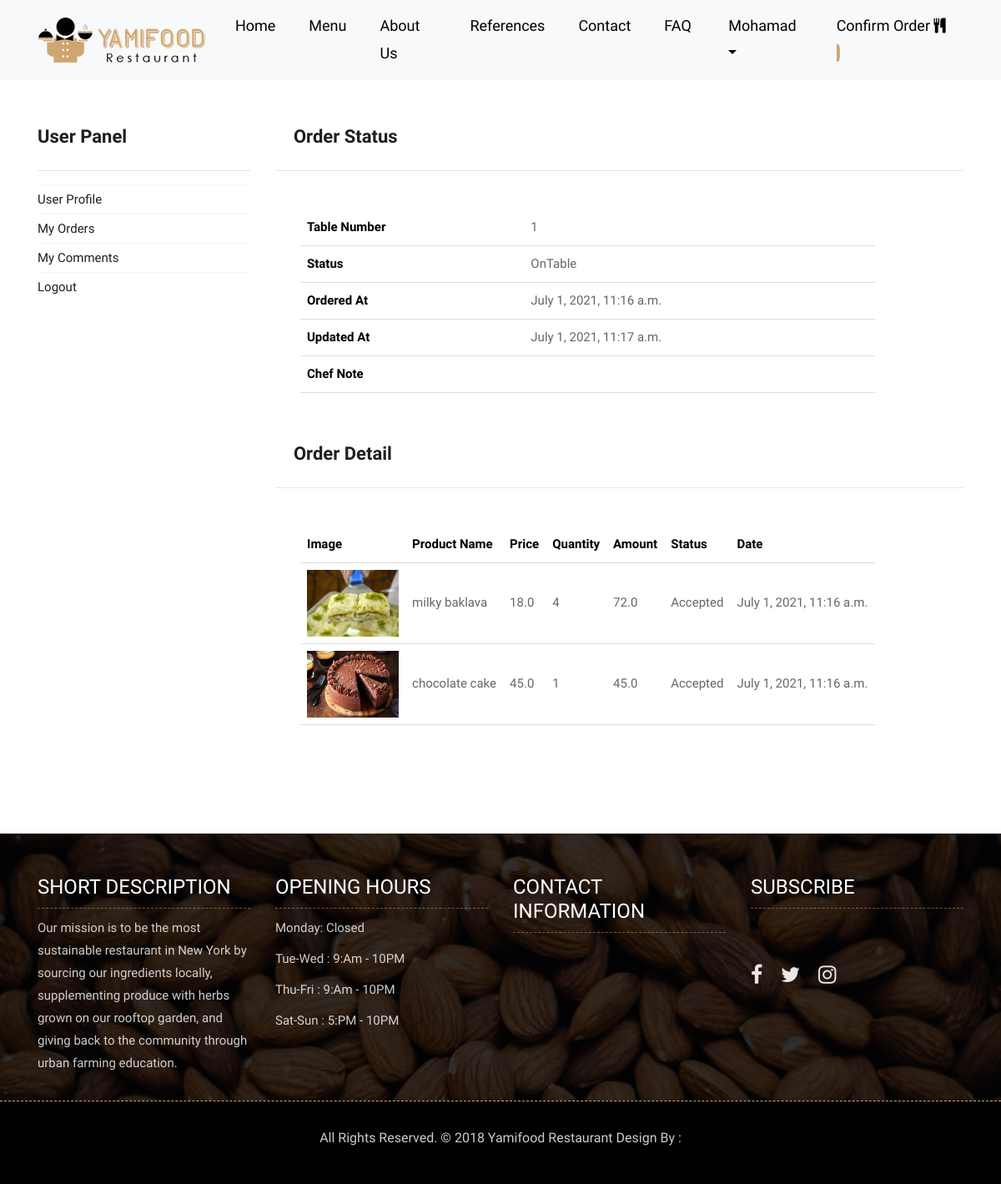
/user/orderdetail/29 (signed in), run on the app's committed database.
### order/models.py (models this page shows, shortened)
class Order(models.Model):
    STATUS= (
        ('New', 'New'),
        ('Accepted', 'Accepted'),
        ('Preaparing', 'Preaparing'),
        ('OnTable', 'OnTable'),
        ('Canceled', 'Canceled'),
    )
    user = models.ForeignKey(User, on_delete=models.SET_NULL, null=True)
    code = models.CharField(max_length=5)
    tableno = models.CharField(max_length=20, blank=True)
    total = models.CharField(max_length=15, blank=True)
    status = models.CharField(max_length=15, default='New', choices=STATUS)
    ip = models.CharField(max_length=20, blank=True)
    adminnote = models.CharField(max_length=100, blank=True)
    create_at = models.DateTimeField(auto_now_add=True)
    update_at = models.DateTimeField(auto_now=True)

class OrderProduct(models.Model):
    STATUS = (
        ('New', 'New'),
        ('Accepted', 'Accepted'),
        ('Canceled', 'Canceled'),
    )
    order = models.ForeignKey(Order, on_delete=models.CASCADE)
    user = models.ForeignKey(User, on_delete=models.CASCADE)
    product = models.ForeignKey(Product, on_delete=models.CASCADE)
    quantity = models.IntegerField()
    price = models.FloatField()
    amount = models.FloatField()
    status = models.CharField(max_length=15, default='New', choices=STATUS)
    create_at = models.DateTimeField(auto_now_add=True)
    update_at = models.DateTimeField(auto_now=True)

### product/models.py (models this page shows, shortened)
class Product(models.Model):
    STATUS = (
        ('True', 'Evet'),
        ('False', 'Hayir')
    )
    category = models.ForeignKey(Category, on_delete=models.CASCADE)
    title = models.CharField(max_length=30)
    keywords = models.CharField(blank=True, max_length=255)
    description = models.CharField(blank=True, max_length=255)
    image = models.ImageField(blank=True, upload_to='images/')
    price = models.FloatField()
    slug = models.SlugField(null=False, unique=True)
    detail = RichTextUploadingField()
    status = models.CharField(max_length=10, choices=STATUS)
    create_at = models.DateTimeField(auto_now_add=True)
    update_at = models.DateTimeField(auto_now=True)
    def image_tag(self):
        return mark_safe('<img src="{}" height="50"/>'.format(self.image.url))
    image_tag.short_description = 'Image'

### user/views.py (the view)
# urls.py: path('orderdetail/<int:id>', views.orderdetail, name='orderdetail'),
@login_required(login_url='/login')
def orderdetail(request, id):
    category = Category.objects.all()
    current_user = request.user
    order = Order.objects.get(user_id=current_user.id, id=id)
    orderitems = OrderProduct.objects.filter(order_id=id)
    context = {
        'category': category,
        'order': order,
        'orderitems': orderitems,
    }
    return render(request, 'user_order_detail.html', context)

### user/templates/user_order_detail.html (shortened to what this page needs)
{% extends "homebase.html" %}
{% load static %}
{% block content %}
    <br><br><br>
	<div class="about-section-box">
		<div class="container">
			<div class="row">
                <div class="col-xl-3 col-lg-3 col-md-6 col-sm-8 col-12 blog-sidebar">
					{% include "user_panel.html" %}
				</div>
                <div class="col-xl-9 col-lg-9 col-12">
                    <h2 style="font-weight: bold">&nbsp;&nbsp;&nbsp; Order Status</h2>
                    <hr>
					<div class="blog-inner-details-page">
						<div class="blog-inner-box">
							<div class="inner-blog-detail details-page">
                                <table style="width: 90%">
                                    <tr>
                                        <th style="color: black;padding: 8px;border-bottom: 1px solid #ddd;" class="text-left">Table Number</th>
                                        <td style="padding: 8px;border-bottom: 1px solid #ddd;" class="text-left">{{ order.tableno }}</td>
                                    </tr>
                                    <tr>
                                        <th style="color: black;padding: 8px;border-bottom: 1px solid #ddd;" class="text-left">Status</th>
                                        <td style="padding: 8px;border-bottom: 1px solid #ddd;" class="text-left">{{ order.status }}</td>
                                    </tr>
                                    <tr>
                                        <th style="color: black;padding: 8px;border-bottom: 1px solid #ddd;" class="text-left">Ordered At</th>
                                        <td style="padding: 8px;border-bottom: 1px solid #ddd;" class="text-left">{{ order.create_at }}</td>
                                    </tr>
                                    <tr>
                                        <th style="color: black;padding: 8px;border-bottom: 1px solid #ddd;" class="text-left">Updated At</th>
                                        <td style="padding: 8px;border-bottom: 1px solid #ddd;" class="text-left">{{ order.update_at }}</td>
                                    </tr>
                                    <tr>
                                        <th style="color: black;padding: 8px;border-bottom: 1px solid #ddd;" class="text-left">Chef Note</th>
                                        <td style="padding: 8px;border-bottom: 1px solid #ddd;" class="text-left">{{ order.adminnote }}</td>
                                    </tr>
                                </table>
                            </div>
                        </div>
                    </div>
                    <h2 style="font-weight: bold">&nbsp;&nbsp;&nbsp; Order Detail</h2>
                    <hr>
					<div class="blog-inner-details-page">
						<div class="blog-inner-box">
							<div class="inner-blog-detail details-page">
								<table style="width: 90%">
                                    <tr>
                                        <th style="color: black;padding: 8px;border-bottom: 1px solid #ddd;" class="text-left">Image</th>
                                        <th style="color: black;padding: 8px;border-bottom: 1px solid #ddd;" class="text-left">Product Name</th>
                                        <th style="color: black;padding: 8px;border-bottom: 1px solid #ddd;" class="text-left">Price</th>
                                        <th style="color: black;padding: 8px;border-bottom: 1px solid #ddd;" class="text-left">Quantity</th>
                                        <th style="color: black;padding: 8px;border-bottom: 1px solid #ddd;" class="text-left">Amount</th>
                                        <th style="color: black;padding: 8px;border-bottom: 1px solid #ddd;" class="text-left">Status</th>
                                        <th style="color: black;padding: 8px;border-bottom: 1px solid #ddd;" class="text-left">Date</th>
                                    </tr>
                                    {% for rs in orderitems %}
                                    <tr>
                                        <td style="padding: 8px;border-bottom: 1px solid #ddd;" class="thumb">
                                            <a href="/product/{{ rs.product_id }}/{{ rs.product.slug }}">
                                                <img src="{{ rs.product.image.url }}" width="110" height="80">
                                            </a>
                                        </td>
                                        <td style="padding: 8px;border-bottom: 1px solid #ddd;" class="thumb">{{ rs.product.title }}</td>
                                        <td style="padding: 8px;border-bottom: 1px solid #ddd;" class="thumb">{{ rs.price }}</td>
                                        <td style="padding: 8px;border-bottom: 1px solid #ddd;" class="thumb">{{ rs.quantity }}</td>
                                        <td style="padding: 8px;border-bottom: 1px solid #ddd;" class="thumb">{{ rs.amount }}</td>
                                        <td style="padding: 8px;border-bottom: 1px solid #ddd;" class="thumb">{{ rs.status }}</td>
                                        <td style="padding: 8px;border-bottom: 1px solid #ddd;" class="thumb">{{ rs.create_at }}</td>
                                    </tr>
                                    {% endfor %}
                                </table>
							</div>
						</div>
					</div>
				</div>
			</div>
		</div>
	</div>
{% endblock %}

### home/templates/header.html (shortened to what this page needs)
{% load static %}
	<header class="top-navbar">
		<nav class="navbar navbar-expand-lg navbar-light bg-light">
				&emsp;&emsp;&emsp;<a class="navbar-brand" href="/">
					<img src="{%static 'images/logo.png' %}" alt="" />
				</a>
				<div class="collapse navbar-collapse" id="navbars-rs-food">
					<ul class="navbar-nav ml-auto">
						<li class="nav-item "><a class="nav-link" href="/">Home</a></li>
						<li class="nav-item"><a class="nav-link" href="/menu">Menu</a></li>
                        <li class="nav-item"><a class="nav-link" href="/aboutus">About Us</a></li>
						<li class="nav-item"><a class="nav-link" href="/references">References</a></li>
                        <li class="nav-item"><a class="nav-link" href="/contact">Contact</a></li>
                        <li class="nav-item"><a class="nav-link" href="/faq">FAQ</a></li>
                        <li class="nav-item dropdown">
                            {% if user.id is not None %}
							<a class="nav-link dropdown-toggle" href="#" id="dropdown-a" data-toggle="dropdown"><img src="{{ user.profile.image.url }}">
                                {{ user.first_name }}</a>
                            {% else %}
                            &ensp;&ensp;<a class="text-uppercase" style="font-size: 16px" href="/login/"> login</a> / <a class="text-uppercase" style="font-size: 16px" href="/signup/"> Sign Up</a>
                            {% endif %}
						</li>
                        <li class="nav-item"><a class="nav-link" href="/shopcart/">
                            Confirm Order <i class="fa fa-cutlery"></i><span style="border-radius: 50%; background-color: #cfa671"> {{ request.session.cart_items }}&nbsp; </span></a>
                        </li>
					</ul>
				</div>
		</nav>
	</header>

### home/static/css/style.css (style rules this page uses)
body { color: #666666; font-size: 15px; font-family: 'Athiti', sans-serif; line-height: 1.80857; }
a { color: #1f1f1f; text-decoration: none !important; outline: none !important; -webkit-transition: all .3s ease-in-out; -moz-transition: all .3s ease-in-out; -ms-transition: all .3s ease-in-out; -o-transition: all .3s ease-in-out; transition: all .3s ease-in-out; }
h1, h2, h3, h4, h5, h6 { letter-spacing: 0; font-weight: normal; position: relative; padding: 0 0 10px 0; font-weight: normal; line-height: 120% !important; color: #1f1f1f; margin: 0 }
h2 { font-size: 22px }
a { color: #1f1f1f; text-decoration: none; outline: none; }
a, .btn { text-decoration: none !important; outline: none !important; -webkit-transition: all .3s ease-in-out; -moz-transition: all .3s ease-in-out; -ms-transition: all .3s ease-in-out; -o-transition: all .3s ease-in-out; transition: all .3s ease-in-out; }
ul, li, ol { list-style: none; margin: 0px; padding: 0px; }
.top-navbar { position: relative; z-index: 10; }
.top-navbar .navbar { padding: 15px 0px; position: fixed; width: 100%; transition: height .3s ease-out, background .3s ease-out, box-shadow .3s ease-out; -webkit-transform: translate3d(0, 0, 0); transform: translate3d(0, 0, 0); z-index: 100; }
.top-navbar .navbar-light .navbar-nav .nav-link { color: #010101; font-size: 18px; padding: 0px 20px; border-radius: 4px; }
.about-section-box { padding: 70px 0px; }
.blog-inner-box { position: relative; margin: 0px 10px; margin-bottom: 30px; }
.inner-blog-detail { background: #ffffff; position: relative; padding: 30px 20px; }

### data on the page
Order: tableno "1", status "OnTable", create_at "July 1, 2021, 11:16 a.m.", update_at "July 1, 2021, 11:17 a.m."
OrderProduct: product.image (picture), product "milky baklava", price "18.0", quantity "4", amount "72.0", status "Accepted", create_at "July 1, 2021, 11:16 a.m."
OrderProduct: product.image (picture), product "chocolate cake", price "45.0", quantity "1", amount "45.0", status "Accepted", create_at "July 1, 2021, 11:16 a.m."

### other printed values
{{ user.first_name }} "Mohamad"
